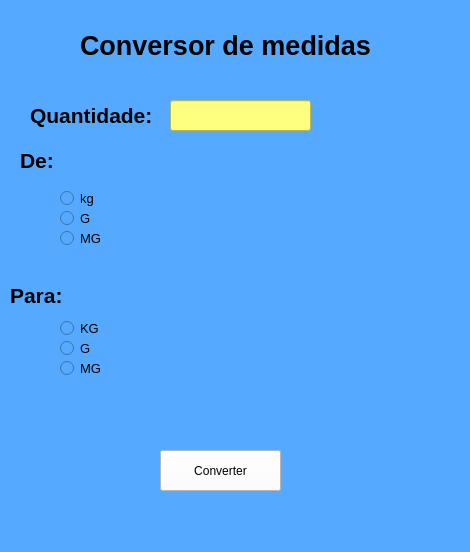
<?xml version="1.0" encoding="UTF-8"?>
<ui version="4.0">
 <class>MainWindow</class>
 <widget class="QMainWindow" name="MainWindow">
  <property name="geometry">
   <rect>
    <x>0</x>
    <y>0</y>
    <width>470</width>
    <height>552</height>
   </rect>
  </property>
  <property name="font">
   <font>
    <weight>75</weight>
    <bold>true</bold>
   </font>
  </property>
  <property name="windowTitle">
   <string>MainWindow</string>
  </property>
  <property name="styleSheet">
   <string notr="true">background-color: rgb(85, 170, 255);</string>
  </property>
  <widget class="QWidget" name="centralwidget">
   <widget class="QLabel" name="label">
    <property name="geometry">
     <rect>
      <x>80</x>
      <y>0</y>
      <width>311</width>
      <height>91</height>
     </rect>
    </property>
    <property name="font">
     <font>
      <pointsize>20</pointsize>
      <weight>75</weight>
      <bold>true</bold>
     </font>
    </property>
    <property name="text">
     <string>Conversor de medidas</string>
    </property>
   </widget>
   <widget class="QRadioButton" name="radioButton">
    <property name="geometry">
     <rect>
      <x>60</x>
      <y>190</y>
      <width>82</width>
      <height>17</height>
     </rect>
    </property>
    <property name="font">
     <font>
      <pointsize>10</pointsize>
     </font>
    </property>
    <property name="text">
     <string>kg</string>
    </property>
   </widget>
   <widget class="QRadioButton" name="radioButton_2">
    <property name="geometry">
     <rect>
      <x>60</x>
      <y>210</y>
      <width>82</width>
      <height>17</height>
     </rect>
    </property>
    <property name="font">
     <font>
      <pointsize>10</pointsize>
     </font>
    </property>
    <property name="text">
     <string>G</string>
    </property>
   </widget>
   <widget class="QRadioButton" name="radioButton_3">
    <property name="geometry">
     <rect>
      <x>60</x>
      <y>230</y>
      <width>82</width>
      <height>17</height>
     </rect>
    </property>
    <property name="font">
     <font>
      <pointsize>10</pointsize>
     </font>
    </property>
    <property name="text">
     <string>MG</string>
    </property>
   </widget>
   <widget class="QLabel" name="label_2">
    <property name="geometry">
     <rect>
      <x>20</x>
      <y>150</y>
      <width>71</width>
      <height>21</height>
     </rect>
    </property>
    <property name="font">
     <font>
      <pointsize>16</pointsize>
      <weight>75</weight>
      <bold>true</bold>
     </font>
    </property>
    <property name="text">
     <string>De:</string>
    </property>
   </widget>
   <widget class="QLineEdit" name="lineEdit">
    <property name="geometry">
     <rect>
      <x>170</x>
      <y>100</y>
      <width>141</width>
      <height>31</height>
     </rect>
    </property>
    <property name="styleSheet">
     <string notr="true">background-color: rgb(255, 255, 127);</string>
    </property>
   </widget>
   <widget class="QLabel" name="label_3">
    <property name="geometry">
     <rect>
      <x>30</x>
      <y>100</y>
      <width>131</width>
      <height>31</height>
     </rect>
    </property>
    <property name="font">
     <font>
      <pointsize>16</pointsize>
      <weight>75</weight>
      <bold>true</bold>
     </font>
    </property>
    <property name="text">
     <string>Quantidade:</string>
    </property>
   </widget>
   <widget class="QLabel" name="label_4">
    <property name="geometry">
     <rect>
      <x>10</x>
      <y>280</y>
      <width>71</width>
      <height>31</height>
     </rect>
    </property>
    <property name="font">
     <font>
      <pointsize>16</pointsize>
      <weight>75</weight>
      <bold>true</bold>
     </font>
    </property>
    <property name="text">
     <string>Para:</string>
    </property>
   </widget>
   <widget class="QRadioButton" name="radioButton_4">
    <property name="geometry">
     <rect>
      <x>60</x>
      <y>320</y>
      <width>82</width>
      <height>17</height>
     </rect>
    </property>
    <property name="font">
     <font>
      <pointsize>10</pointsize>
     </font>
    </property>
    <property name="text">
     <string>KG</string>
    </property>
   </widget>
   <widget class="QRadioButton" name="radioButton_5">
    <property name="geometry">
     <rect>
      <x>60</x>
      <y>340</y>
      <width>82</width>
      <height>17</height>
     </rect>
    </property>
    <property name="font">
     <font>
      <pointsize>10</pointsize>
     </font>
    </property>
    <property name="text">
     <string>G</string>
    </property>
   </widget>
   <widget class="QRadioButton" name="radioButton_6">
    <property name="geometry">
     <rect>
      <x>60</x>
      <y>360</y>
      <width>82</width>
      <height>17</height>
     </rect>
    </property>
    <property name="font">
     <font>
      <pointsize>10</pointsize>
     </font>
    </property>
    <property name="text">
     <string>MG</string>
    </property>
   </widget>
   <widget class="QPushButton" name="pushButton">
    <property name="geometry">
     <rect>
      <x>160</x>
      <y>450</y>
      <width>121</width>
      <height>41</height>
     </rect>
    </property>
    <property name="styleSheet">
     <string notr="true">background-color: rgb(0, 0, 0);
background-color: rgb(255, 255, 255);</string>
    </property>
    <property name="text">
     <string>Converter</string>
    </property>
   </widget>
  </widget>
  <widget class="QMenuBar" name="menubar">
   <property name="geometry">
    <rect>
     <x>0</x>
     <y>0</y>
     <width>470</width>
     <height>21</height>
    </rect>
   </property>
  </widget>
  <widget class="QStatusBar" name="statusbar"/>
 </widget>
 <resources/>
 <connections/>
</ui>
